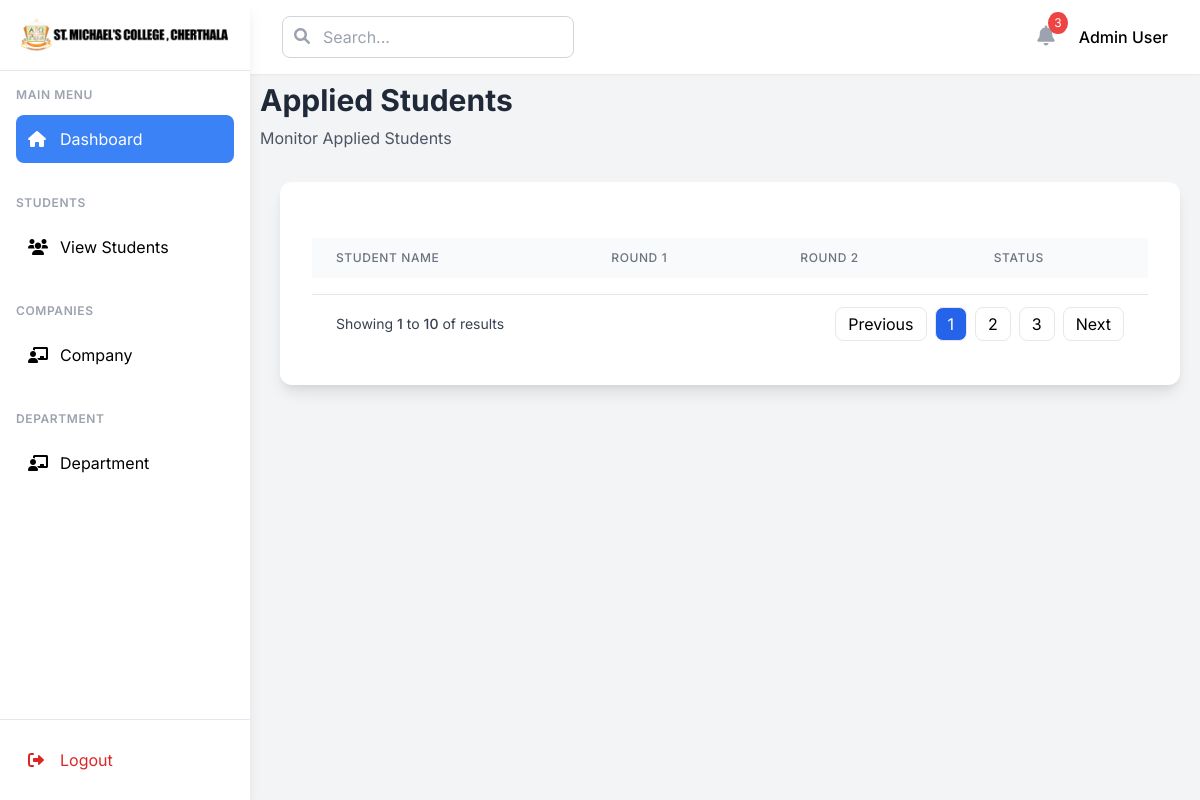
The app's page /Appliedstudents-lists/4/, older data.
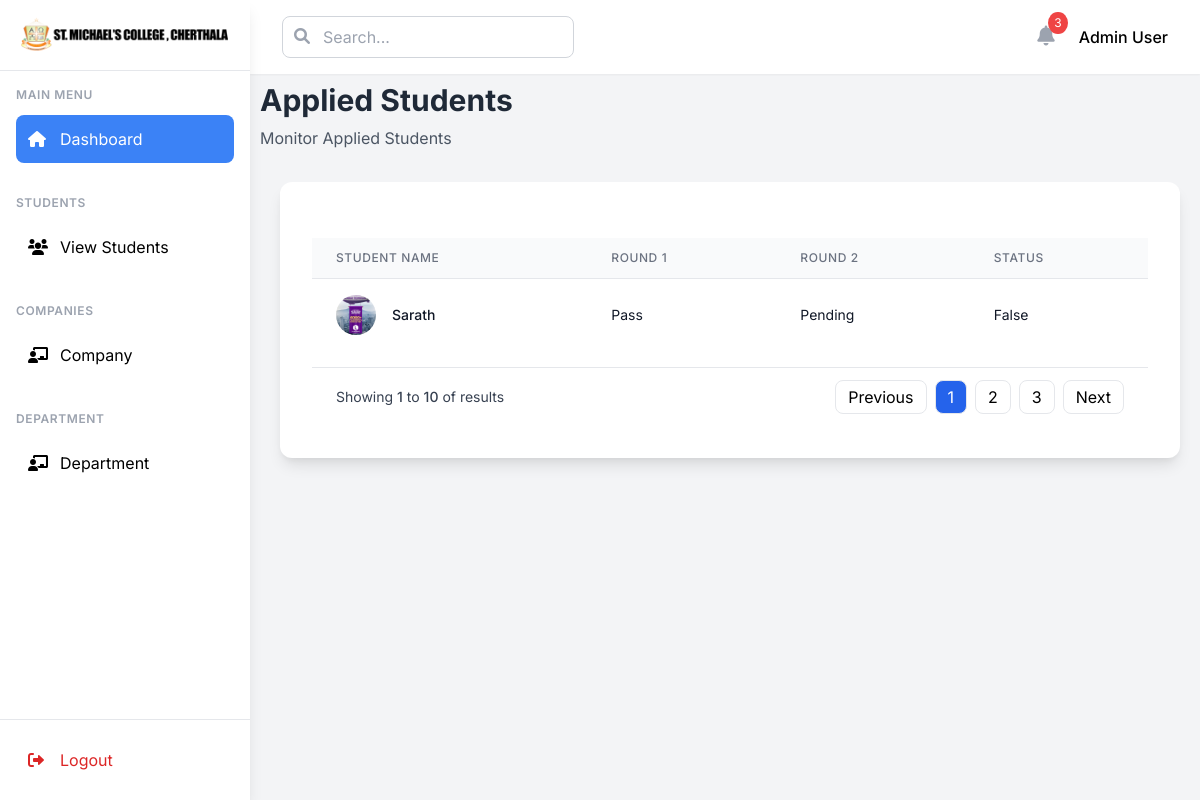
The same page, newer data.
### college_admin/models.py (models this page shows, shortened)
class AppliedStudents(models.Model):
    student = models.ForeignKey(Student,on_delete=models.CASCADE,related_name='applied_st')
    jobpost = models.ForeignKey(JobPosts,on_delete=models.CASCADE,related_name='job_stuu')
    cv = models.FileField(upload_to="media/cv",null=True)
    options = (
        ("Pass","Pass"),
        ("Fail","Fail"),
        ("Pending","Pending")
    )
    intial_round1 = models.CharField(max_length=100,choices=options, default="Pending")
    tech_round2 = models.CharField(max_length=100,choices=options, default="Pending")
    is_passed =  models.BooleanField(default=False)
    created_at=models.DateTimeField(auto_now_add=True,null=True)

class CustomUser(AbstractBaseUser,PermissionsMixin):
    name=models.CharField(max_length=200)
    email=models.EmailField(unique=True)
    is_active=models.BooleanField(default=True)
    is_staff=models.BooleanField(default=False)
    is_superuser=models.BooleanField(default=False)
    is_company=models.BooleanField(default=False)
    objects = CustomUserManager()
    USERNAME_FIELD = 'email'
    REQUIRED_FIELDS = ['']

class Student(CustomUser):
    std_id=models.CharField(unique=True,max_length=50)
    img=models.FileField(upload_to='media/student_image',null=True,blank=True)
    options=(
        ("Male","Male"),
        ("Female","Female"),
        ("Others","Others")
    )
    gender=models.CharField(max_length=100,choices=options,default="Male")
    dob=models.DateField(null=True)
    department=models.ForeignKey(Department,on_delete=models.CASCADE)

class CustomUser(AbstractBaseUser,PermissionsMixin):
    name=models.CharField(max_length=200)
    email=models.EmailField(unique=True)
    is_active=models.BooleanField(default=True)
    is_staff=models.BooleanField(default=False)
    is_superuser=models.BooleanField(default=False)
    is_company=models.BooleanField(default=False)
    objects = CustomUserManager()
    USERNAME_FIELD = 'email'
    REQUIRED_FIELDS = ['']

### college_admin/views.py (the view)
# urls.py: path('Appliedstudents-lists/<int:pk>/', AppliedStudentsView.as_view(), name='stu-list'),
class AppliedStudentsView(TemplateView):
    template_name = "applied_students.html"
    def get_context_data(self, **kwargs):
        context =  super().get_context_data(**kwargs)
        id=kwargs.get('pk')
        context['students'] = AppliedStudents.objects.filter(jobpost=id)
        return context

### college_admin/templates/applied_students.html (shortened to what the changed rows need)
{% extends "admin_home.html" %}
{% block home %}
    <div class="main-contents">
        <div class="mb-8 mt-2">
            <div>
                <h1 class="text-3xl font-bold text-gray-800">Applied Students</h1>
            </div>
        </div>
        <div class="bg-white rounded-xl shadow-lg" style="margin:20px;">
            <div class="p-8">
                <div class="overflow-x-auto">
                    <table class="min-w-full divide-y divide-gray-200">
                        <thead class="bg-gray-50">
                            <tr>
                                <th class="px-6 py-3 text-left text-xs font-medium text-gray-500 uppercase tracking-wider">
                                    Student Name
                                </th>
                                <th class="px-6 py-3 text-left text-xs font-medium text-gray-500 uppercase tracking-wider">
                                    Round 1
                                </th>
                                <th class="px-6 py-3 text-left text-xs font-medium text-gray-500 uppercase tracking-wider">
                                    Round 2
                                </th>
                                <th class="px-6 py-3 text-left text-xs font-medium text-gray-500 uppercase tracking-wider">
                                    Status
                                </th>
                            </tr>
                        </thead>
                        <tbody class="bg-white divide-y divide-gray-200">
                            {% for job in students %}
                            <tr>
                                <td class="px-6 py-4">
                                    <div class="flex items-center">
                                        <div class="flex-shrink-0 h-10 w-10">
                                            <img class="h-10 w-10 rounded-full object-cover"
                                                 src="{{ job.student.img.url }}"
                                                 >
                                        </div>
                                        <div class="ml-4">
                                            <div class="text-sm font-medium text-gray-900">
                                                {{ job.student.name }}
                                            </div>
                                        </div>
                                    </div>
                                </td>
                                <td class="px-6 py-4 whitespace-nowrap">
                                    <div class="text-sm text-gray-900">
                                        {{ job.intial_round1 }}
                                    </div>
                                </td>
                                <td class="px-6 py-4 whitespace-nowrap">
                                    <div class="text-sm text-gray-900">
                                        {{ job.tech_round2 }}
                                    </div>
                                </td>
                                <td class="px-6 py-4 whitespace-nowrap">
                                    <div class="text-sm text-gray-900">
                                        {{ job.is_passed }}
                                    </div>
                                </td>
                            </tr>
                            {% endfor %}
                        </tbody>
                    </table>
                </div>
            </div>
        </div>
    </div>
{% endblock %}

Row changes from the older to the newer data that the page shows:
added AppliedStudents: student.img (picture), student.name "Sarath", intial_round1 "Pass", tech_round2 "Pending", is_passed "False"
